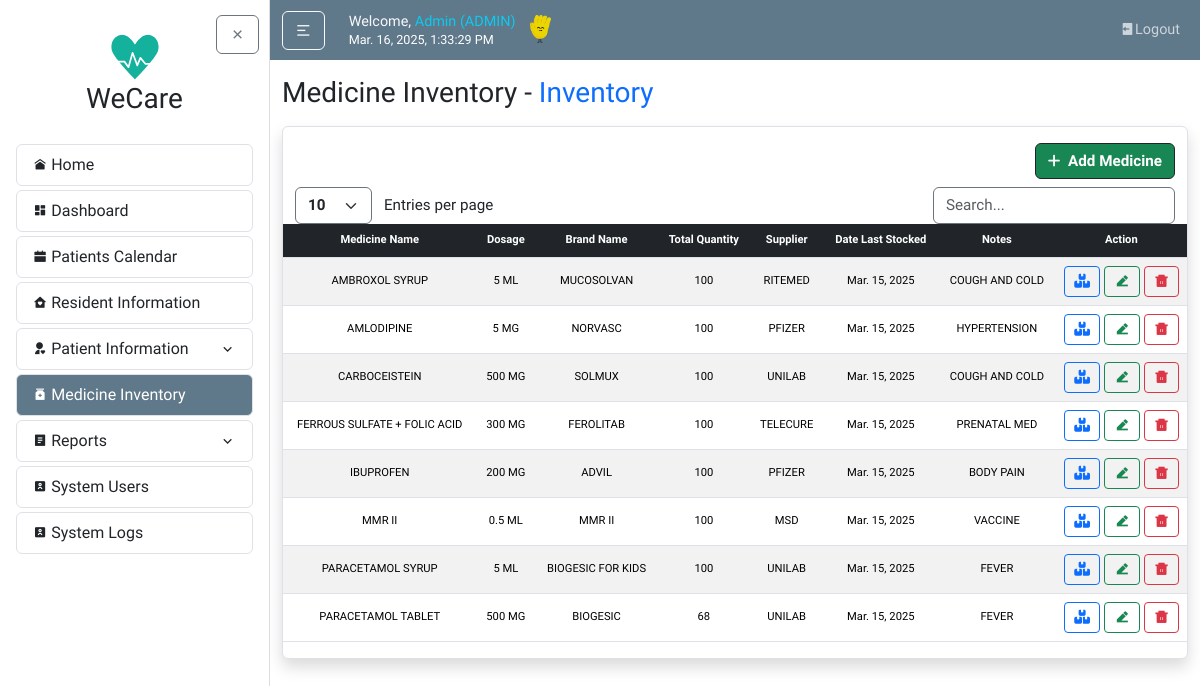
/medicines/ (signed in), run on an earlier commit of the app's database.
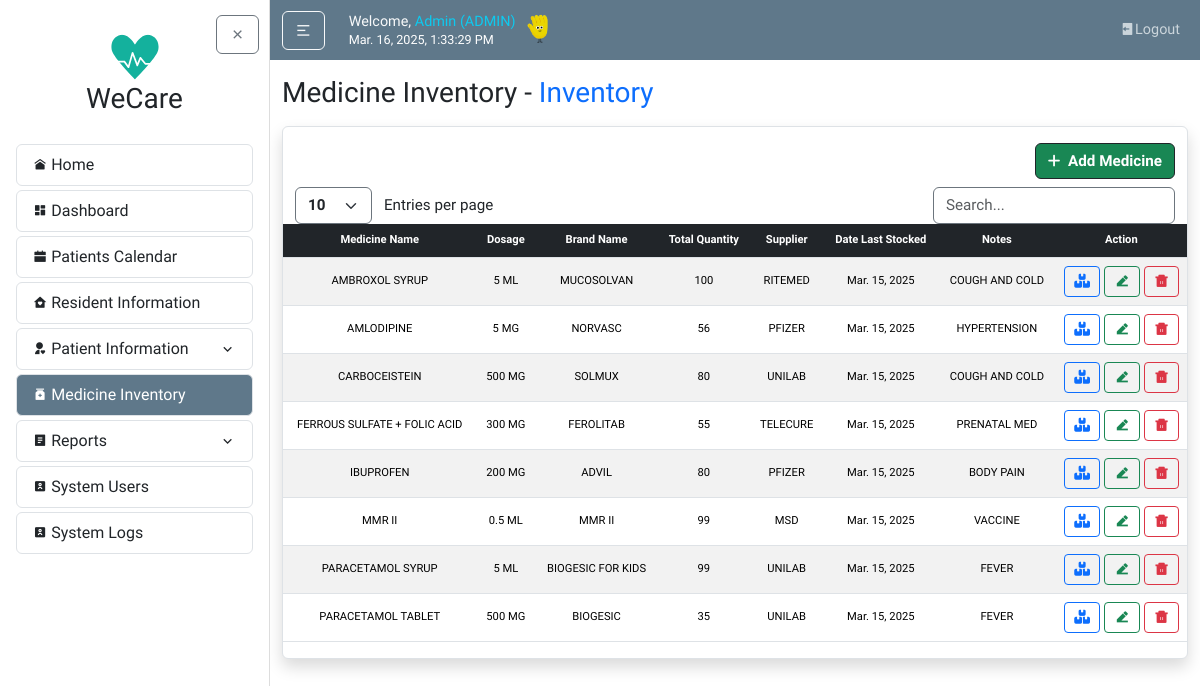
And on a later commit of the database.
### medicineMonitoring/models.py (models this page shows, shortened)
class Medicine(models.Model):
    medicine_name = models.CharField(max_length=255)
    brand_name = models.CharField(max_length=255, blank=True, null=True)
    dosage = models.CharField(max_length=100, blank=True, null=True)
    total_quantity = models.PositiveIntegerField(default=0)
    supplier_name = models.CharField(max_length=255)
    date_last_stock = models.DateField(blank=True)
    notes = models.TextField(blank=True, null=True)

### users/decorators.py (the view)
        def wrapper(request, *args, **kwargs):
            try:
                profile = request.user.userprofile
                if profile.userrole == 'ADMIN' or profile.userrole in allowed_roles:
                    return view_func(request, *args, **kwargs)
                else:
                    messages.warning(
                        request,
                        f"You don't have permission to access the {module_name} module."
                    )
                    return redirect('home')
            except UserProfile.DoesNotExist:
                messages.warning(
                    request,
                    f"Complete your profile to access the {module_name} module."
                )
                return redirect('home')

### medicineMonitoring/views.py (called while the page is built)
@login_required
@role_required(['ADMIN'], 'Medicine Record')
def medicine_list(request):
    medicines = Medicine.objects.all().order_by("medicine_name")
    return render(request, "medicineMonitoring/medicine_list.html", {"medicines": medicines})

### medicineMonitoring/templates/medicineMonitoring/medicine_list.html (shortened to what this page needs)
{% extends "home/layout.html" %}
{% load static %}
{% block body %}
  <h3 class="mb-3">Medicine Inventory - <span class="text-primary">Inventory</span></h3>
  <article class="content-section border rounded p-0 shadow">
    <div class="container">
      {% if request.user.userprofile.userrole in "[ADMIN]" %}
      <div class="row mt-2">
        <div class="col-auto ms-auto">
          <a href="{% url 'medicine-add' %}" class="btn btn-success info border-dark fw-bold" style="font-size: calc(0.8rem + 0.2vw);">
            <i class="fa-solid fa-plus my-auto" style="font-size: calc(0.6rem + 0.4vw);"></i>
            <span class="ms-1">Add Medicine</span>
          </a>
        </div>
      </div>
      {% endif %}
      <div class="row mt-2">
        <div class="col-auto">
          <select id="customEntries" class="form-select d-inline w-auto border-secondary fw-bold" style="font-size: calc(0.8rem + 0.2vw); cursor: pointer; vertical-align: middle;">
            <option value="10">10</option>
          </select>
          <span class="d-inline ms-2" style="font-size: calc(0.8rem + 0.2vw); vertical-align: middle;">Entries per page</span>
        </div>
        <div class="col-auto ms-auto">
          <input type="text" id="searchBar" class="form-control d-inline w-auto border-secondary" placeholder="Search..." style="font-size: calc(0.8rem + 0.2vw); vertical-align: middle;">
        </div>
      </div>
    </div>
    <div class="table-responsive">
      <table id="dataTable" class="table table-striped projectTables">
        <thead class="table-dark">
          <tr>
            <th>Medicine Name</th>
            <th>Dosage</th>
            <th>Brand Name</th>
            <th>Total Quantity</th>
            <th>Supplier</th>
            <th>Date Last Stocked</th>
            <th>Notes</th>
            <th>Action</th>
          </tr>
        </thead>
        <tbody>
          {% for med in medicines %}
          <tr>
            <td class="align-middle">{{ med.medicine_name }}</td>
            <td class="align-middle">{{ med.dosage }}</td>
            <td class="align-middle">{{ med.brand_name }}</td>
            <td class="align-middle">{{ med.total_quantity }}</td>
            <td class="align-middle">{{ med.supplier_name }}</td>
            <td class="align-middle">{{ med.date_last_stock|date:"M. d, Y" }}</td>
            <td class="align-middle">{{ med.notes }}</td>
            <td class="align-middle">
              <div class="d-flex">
                <a href="{% url 'medicine-detail' med.pk %}" class="btn btn-sm btn-outline-primary fw-bold flex-fill me-1" title="Inventory">
                  <i class="fa-solid fa-boxes-stacked"></i>
                </a>
                {% if request.user.userprofile.userrole in "[ADMIN]" %}
                  <a href="{% url 'medicine-update' med.pk %}" class="btn btn-sm btn-outline-success fw-bold flex-fill me-1" title="Edit">
                    <i class="ri-edit-2-fill"></i>
                  </a>
                  <button type="button" data-bs-toggle="modal" data-bs-target="#myModal" data-deleteData="{{ med.medicine_name }}" data-ID="{{ med.pk }}" class="btn btn-sm fw-bold flex-fill btn-outline-danger"><i class="ri-delete-bin-5-fill"></i></button>
                {% endif %}
              </div>
            </td>
          </tr>
          {% endfor %}
        </tbody>
      </table>
    </div>
  </article>
{% endblock body %}

What changed in the data, as far as the page shows it:
changed Medicine "AMLODIPINE": total_quantity "100" → "56"
changed Medicine "CARBOCEISTEIN": total_quantity "100" → "80"
changed Medicine "FERROUS SULFATE + FOLIC ACID": total_quantity "100" → "55"
changed Medicine "IBUPROFEN": total_quantity "100" → "80"
changed Medicine "MMR II": total_quantity "100" → "99"
changed Medicine "PARACETAMOL SYRUP": total_quantity "100" → "99"
changed Medicine "PARACETAMOL TABLET": total_quantity "68" → "35"
